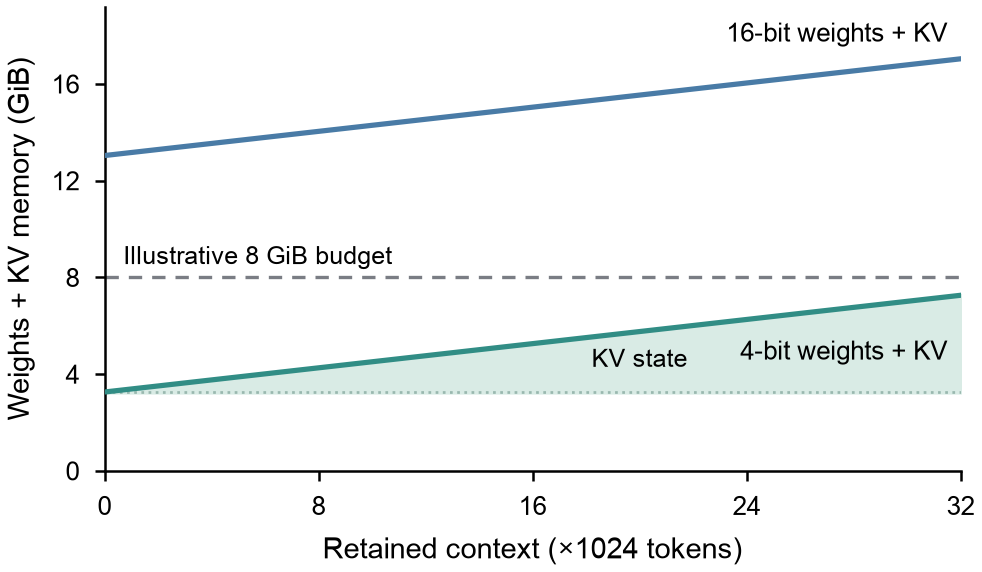

The script that saved this image:
"""Analytical memory illustration, not measured hardware performance.

A hypothetical decoder separates fixed weight storage from linear persistent
KV state. Every curve uses the complete 0--32768-token range. Runtime buffers,
activations, allocator overhead and OS memory are deliberately not modelled.
"""
from pathlib import Path
import numpy as np
import matplotlib as mpl
import matplotlib.pyplot as plt
OUT=Path(__file__).resolve().parent
mpl.rcParams.update({"font.family":"sans-serif","font.sans-serif":["Arial","Helvetica","DejaVu Sans"],"font.size":7,"pdf.fonttype":42,"svg.fonttype":"none","axes.spines.top":False,"axes.spines.right":False,"axes.linewidth":.6})
# Explicit illustrative assumptions, not a named model configuration.
params=7e9; layers=32; kv_heads=8; head_dim=128; batch=1; kv_bits=16
context=np.linspace(0,32768,129)
gib=2**30
kv=2*layers*batch*context*kv_heads*head_dim*kv_bits/8/gib
w4=params*4/8/gib; w16=params*16/8/gib
fig,ax=plt.subplots(figsize=(3.48,2.12))
fig.subplots_adjust(left=.15,right=.97,bottom=.21,top=.94)
ax.fill_between(context/1024,w4,w4+kv,color="#D9EBE5",zorder=1)
ax.plot(context/1024,w16+kv,color="#497BA6",lw=1.25,zorder=3)
ax.plot(context/1024,w4+kv,color="#318D85",lw=1.25,zorder=3)
ax.axhline(w4,color="#99B8AF",lw=.65,ls=":",zorder=2)
ax.axhline(8,color="#7A7D84",lw=.8,ls=(0,(4,3)),zorder=2)
ax.text(.7,8.55,"Illustrative 8 GiB budget",fontsize=6.1,color="black")
ax.text(31.5,17.75,"16-bit weights + KV",ha="right",fontsize=6.2,color="black")
ax.text(31.5,4.6,"4-bit weights + KV",ha="right",fontsize=6.2,color="black")
ax.text(20,4.3,"KV state",ha="center",fontsize=6.0,color="black")
ax.set(xlim=(0,32),ylim=(0,19.2),xticks=[0,8,16,24,32],yticks=[0,4,8,12,16],xlabel="Retained context (×1024 tokens)",ylabel="Weights + KV memory (GiB)")
ax.tick_params(labelsize=6.3,length=2.5,width=.6)
ax.yaxis.grid(False)
ax.set_axisbelow(True)
fig.savefig(OUT/"memory_budget.pdf",bbox_inches="tight",pad_inches=.025)
fig.savefig(OUT/"memory_budget.svg",bbox_inches="tight",pad_inches=.025)
fig.savefig(OUT/"memory_budget.tiff",dpi=600,bbox_inches="tight",pad_inches=.025,pil_kwargs={"compression":"tiff_lzw"})
fig.savefig(OUT/"memory_budget.png",dpi=300,bbox_inches="tight",pad_inches=.025)
np.savetxt(OUT/"memory_budget_analytical.csv",np.column_stack([context,kv,np.full_like(kv,w4),w4+kv,np.full_like(kv,w16),w16+kv]),delimiter=",",header="context_tokens,kv_GiB,weights_4bit_GiB,total_4bit_GiB,weights_16bit_GiB,total_16bit_GiB",comments="")
plt.close(fig)
